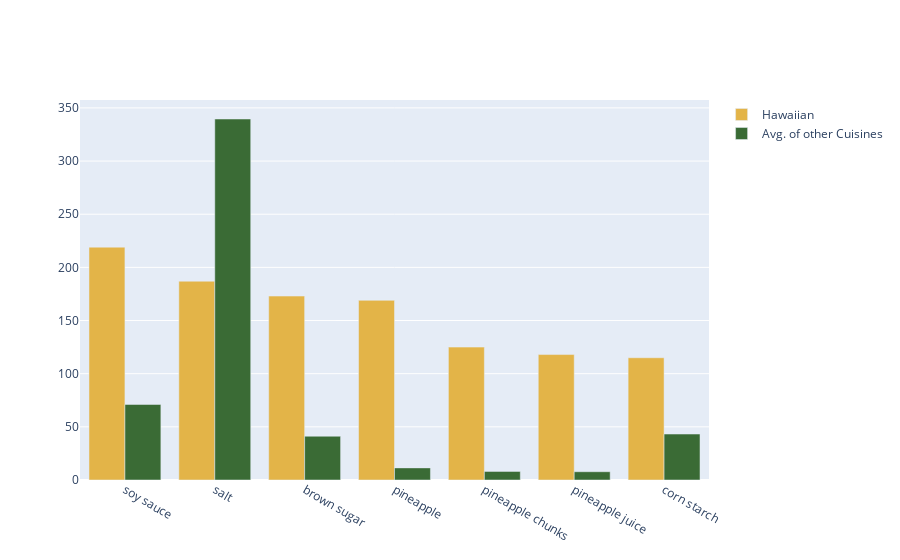

Notebook code cell kept with this figure:
### Code cell
top_hawaiian_ingredients = hawaiian_ingredient_in_cuisines.loc['Hawaiian']
hawaiian_ingredient_in_cuisines.drop('Hawaiian')
fig4 = go.Figure(data=[
    go.Bar(name='Hawaiian', 
        x=top_hawaiian_ingredients.keys(), 
        y=top_hawaiian_ingredients,
        marker=dict(
            color='#E3B448',
        )
    ),
    go.Bar(name='Avg. of other Cuisines', 
        x=hawaiian_ingredient_in_cuisines.keys(), 
        y=hawaiian_ingredient_in_cuisines.mean(axis=0),
        marker=dict(
            color='#3A6B35',
        )
    )
])
fig4.show()

### Figure 1 — Plotly figure (JSON) as saved in the notebook; plotly's stock layout.template omitted (floating-point values rounded to 4 significant figures)
{"data": [{"marker": {"color": "#E3B448"}, "name": "Hawaiian", "type": "bar", "x": ["soy sauce", "salt", "brown sugar", "pineapple", "pineapple chunks", "pineapple juice", "corn starch"], "y": [219, 187, 173, 169, 125, 118, 115]}, {"marker": {"color": "#3A6B35"}, "name": "Avg. of other Cuisines", "type": "bar", "x": ["soy sauce", "salt", "brown sugar", "pineapple", "pineapple chunks", "pineapple juice", "corn starch"], "y": [71.06, 339.6, 41.17, 11.39, 8.111, 7.778, 43.22]}], "layout": {}}
